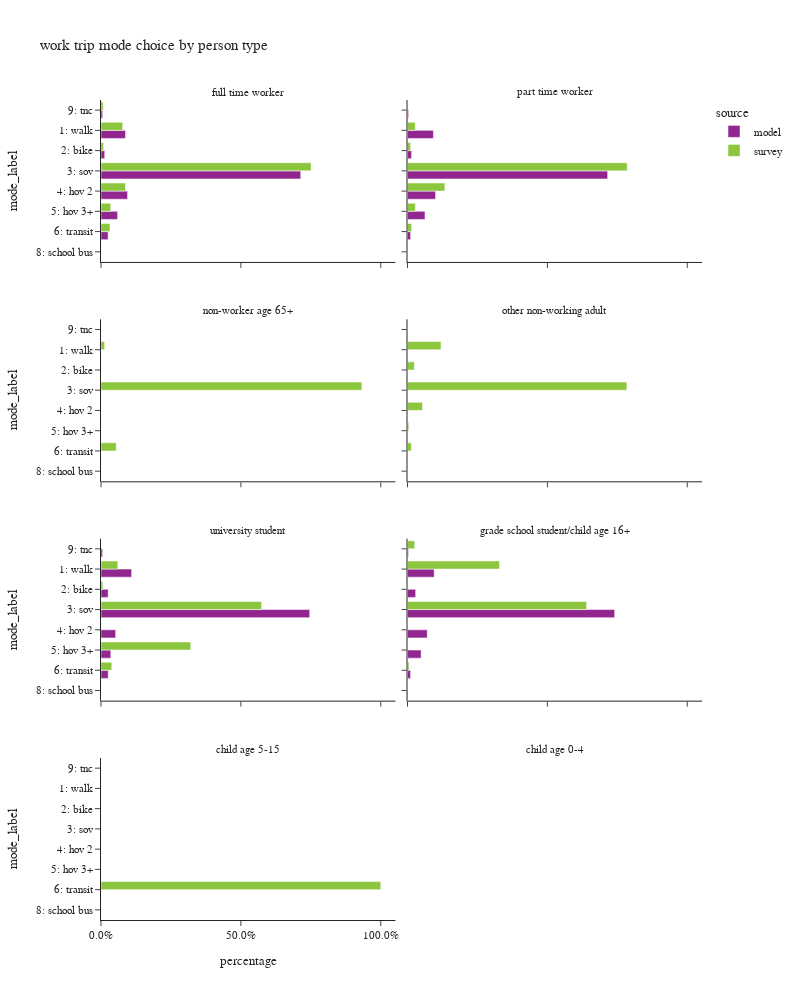

Here is the notebook cell this chart was saved with:
### Code cell
plot_mode_choice(wk_trip,"pptyp_label",
                 {"pptyp_label":["full time worker","part time worker","non-worker age 65+","other non-working adult",
                                 "university student","grade school student/child age 16+","child age 5-15","child age 0-4"],
                  "mode_label":["1: walk","2: bike","3: sov","4: hov 2","5: hov 3+","6: transit",
                                   "8: school bus","9: other–survey only"]},
                  "person type",2,1000)

### Figure 1 — Plotly figure (JSON) as saved in the notebook; plotly's stock layout.template omitted (floating-point values rounded to 4 significant figures)
{"data": [{"alignmentgroup": "True", "customdata": [[152806], [23122], [1246816], [165721], [103424], [44054], [10350]], "hovertemplate": "source=model<br>pptyp_label=full time worker<br>percentage=%{x}<br>mode_label=%{y}<br>sample count=%{customdata[0]}<extra></extra>", "legendgroup": "model", "marker": {"color": "#91268F", "pattern": {"shape": ""}}, "name": "model", "offsetgroup": "model", "orientation": "h", "showlegend": true, "textposition": "auto", "type": "bar", "x": [0.0875, 0.01324, 0.714, 0.0949, 0.05922, 0.02523, 0.005927], "xaxis": "x7", "y": ["1: walk", "2: bike", "3: sov", "4: hov 2", "5: hov 3+", "6: transit", "9: tnc"], "yaxis": "y7"}, {"alignmentgroup": "True", "customdata": [[290], [103], [1326], [103], [48], [208], [11]], "hovertemplate": "source=survey<br>pptyp_label=full time worker<br>percentage=%{x}<br>mode_label=%{y}<br>sample count=%{customdata[0]}<extra></extra>", "legendgroup": "survey", "marker": {"color": "#8CC63E", "pattern": {"shape": ""}}, "name": "survey", "offsetgroup": "survey", "orientation": "h", "showlegend": true, "textposition": "auto", "type": "bar", "x": [0.0773, 0.00923, 0.7509, 0.08757, 0.03482, 0.03225, 0.00792], "xaxis": "x7", "y": ["1: walk", "2: bike", "3: sov", "4: hov 2", "5: hov 3+", "6: transit", "9: tnc"], "yaxis": "y7"}, {"alignmentgroup": "True", "customdata": [[29719], [4666], [229537], [32141], [20047], [3524], [1205]], "hovertemplate": "source=model<br>pptyp_label=part time worker<br>percentage=%{x}<br>mode_label=%{y}<br>sample count=%{customdata[0]}<extra></extra>", "legendgroup": "model", "marker": {"color": "#91268F", "pattern": {"shape": ""}}, "name": "model", "offsetgroup": "model", "orientation": "h", "showlegend": false, "textposition": "auto", "type": "bar", "x": [0.09263, 0.01454, 0.7154, 0.1002, 0.06248, 0.01098, 0.003756], "xaxis": "x8", "y": ["1: walk", "2: bike", "3: sov", "4: hov 2", "5: hov 3+", "6: transit", "9: tnc"], "yaxis": "y8"}, {"alignmentgroup": "True", "customdata": [[35], [17], [231], [31], [7], [23], [2]], "hovertemplate": "source=survey<br>pptyp_label=part time worker<br>percentage=%{x}<br>mode_label=%{y}<br>sample count=%{customdata[0]}<extra></extra>", "legendgroup": "survey", "marker": {"color": "#8CC63E", "pattern": {"shape": ""}}, "name": "survey", "offsetgroup": "survey", "orientation": "h", "showlegend": false, "textposition": "auto", "type": "bar", "x": [0.02748, 0.01081, 0.7852, 0.1335, 0.02799, 0.01483, 0.0001284], "xaxis": "x8", "y": ["1: walk", "2: bike", "3: sov", "4: hov 2", "5: hov 3+", "6: transit", "9: tnc"], "yaxis": "y8"}, {"alignmentgroup": "True", "customdata": [[1], [5], [1]], "hovertemplate": "source=survey<br>pptyp_label=non-worker age 65+<br>percentage=%{x}<br>mode_label=%{y}<br>sample count=%{customdata[0]}<extra></extra>", "legendgroup": "survey", "marker": {"color": "#8CC63E", "pattern": {"shape": ""}}, "name": "survey", "offsetgroup": "survey", "orientation": "h", "showlegend": false, "textposition": "auto", "type": "bar", "x": [0.01301, 0.9325, 0.05447], "xaxis": "x5", "y": ["1: walk", "3: sov", "6: transit"], "yaxis": "y5"}, {"alignmentgroup": "True", "customdata": [[2], [1], [10], [2], [2], [4]], "hovertemplate": "source=survey<br>pptyp_label=other non-working adult<br>percentage=%{x}<br>mode_label=%{y}<br>sample count=%{customdata[0]}<extra></extra>", "legendgroup": "survey", "marker": {"color": "#8CC63E", "pattern": {"shape": ""}}, "name": "survey", "offsetgroup": "survey", "orientation": "h", "showlegend": false, "textposition": "auto", "type": "bar", "x": [0.1198, 0.02448, 0.784, 0.05348, 0.004463, 0.01382], "xaxis": "x6", "y": ["1: walk", "2: bike", "3: sov", "4: hov 2", "5: hov 3+", "6: transit"], "yaxis": "y6"}, {"alignmentgroup": "True", "customdata": [[6910], [1617], [47103], [3308], [2216], [1624], [366]], "hovertemplate": "source=model<br>pptyp_label=university student<br>percentage=%{x}<br>mode_label=%{y}<br>sample count=%{customdata[0]}<extra></extra>", "legendgroup": "model", "marker": {"color": "#91268F", "pattern": {"shape": ""}}, "name": "model", "offsetgroup": "model", "orientation": "h", "showlegend": false, "textposition": "auto", "type": "bar", "x": [0.1094, 0.02561, 0.746, 0.05239, 0.03509, 0.02572, 0.005796], "xaxis": "x3", "y": ["1: walk", "2: bike", "3: sov", "4: hov 2", "5: hov 3+", "6: transit", "9: tnc"], "yaxis": "y3"}, {"alignmentgroup": "True", "customdata": [[19], [2], [17], [3], [10]], "hovertemplate": "source=survey<br>pptyp_label=university student<br>percentage=%{x}<br>mode_label=%{y}<br>sample count=%{customdata[0]}<extra></extra>", "legendgroup": "survey", "marker": {"color": "#8CC63E", "pattern": {"shape": ""}}, "name": "survey", "offsetgroup": "survey", "orientation": "h", "showlegend": false, "textposition": "auto", "type": "bar", "x": [0.06014, 0.0068, 0.5739, 0.3207, 0.03846], "xaxis": "x3", "y": ["1: walk", "2: bike", "3: sov", "5: hov 3+", "6: transit"], "yaxis": "y3"}, {"alignmentgroup": "True", "customdata": [[2288], [699], [17763], [1692], [1167], [259], [41], [81]], "hovertemplate": "source=model<br>pptyp_label=grade school student/child age 16+<br>percentage=%{x}<br>mode_label=%{y}<br>sample count=%{customdata[0]}<extra></extra>", "legendgroup": "model", "marker": {"color": "#91268F", "pattern": {"shape": ""}}, "name": "model", "offsetgroup": "model", "orientation": "h", "showlegend": false, "textposition": "auto", "type": "bar", "x": [0.09537, 0.02914, 0.7404, 0.07053, 0.04865, 0.0108, 0.001709, 0.003376], "xaxis": "x4", "y": ["1: walk", "2: bike", "3: sov", "4: hov 2", "5: hov 3+", "6: transit", "8: school bus", "9: tnc"], "yaxis": "y4"}, {"alignmentgroup": "True", "customdata": [[2], [8], [1], [1]], "hovertemplate": "source=survey<br>pptyp_label=grade school student/child age 16+<br>percentage=%{x}<br>mode_label=%{y}<br>sample count=%{customdata[0]}<extra></extra>", "legendgroup": "survey", "marker": {"color": "#8CC63E", "pattern": {"shape": ""}}, "name": "survey", "offsetgroup": "survey", "orientation": "h", "showlegend": false, "textposition": "auto", "type": "bar", "x": [0.329, 0.6401, 0.005255, 0.02561], "xaxis": "x4", "y": ["1: walk", "3: sov", "6: transit", "9: tnc"], "yaxis": "y4"}, {"alignmentgroup": "True", "customdata": [[1]], "hovertemplate": "source=survey<br>pptyp_label=child age 5-15<br>percentage=%{x}<br>mode_label=%{y}<br>sample count=%{customdata[0]}<extra></extra>", "legendgroup": "survey", "marker": {"color": "#8CC63E", "pattern": {"shape": ""}}, "name": "survey", "offsetgroup": "survey", "orientation": "h", "showlegend": false, "textposition": "auto", "type": "bar", "x": [1.0], "xaxis": "x", "y": ["6: transit"], "yaxis": "y"}], "layout": {"annotations": [{"font": {}, "showarrow": false, "text": "child age 5-15", "x": 0.245, "xanchor": "center", "xref": "paper", "y": 0.1975, "yanchor": "bottom", "yref": "paper"}, {"font": {}, "showarrow": false, "text": "child age 0-4", "x": 0.755, "xanchor": "center", "xref": "paper", "y": 0.1975, "yanchor": "bottom", "yref": "paper"}, {"font": {}, "showarrow": false, "text": "university student", "x": 0.245, "xanchor": "center", "xref": "paper", "y": 0.465, "yanchor": "bottom", "yref": "paper"}, {"font": {}, "showarrow": false, "text": "grade school student/child age 16+", "x": 0.755, "xanchor": "center", "xref": "paper", "y": 0.465, "yanchor": "bottom", "yref": "paper"}, {"font": {}, "showarrow": false, "text": "non-worker age 65+", "x": 0.245, "xanchor": "center", "xref": "paper", "y": 0.7325, "yanchor": "bottom", "yref": "paper"}, {"font": {}, "showarrow": false, "text": "other non-working adult", "x": 0.755, "xanchor": "center", "xref": "paper", "y": 0.7325, "yanchor": "bottom", "yref": "paper"}, {"font": {}, "showarrow": false, "text": "full time worker", "x": 0.245, "xanchor": "center", "xref": "paper", "y": 1.0, "yanchor": "bottom", "yref": "paper"}, {"font": {}, "showarrow": false, "text": "part time worker", "x": 0.755, "xanchor": "center", "xref": "paper", "y": 1.0, "yanchor": "bottom", "yref": "paper"}], "barmode": "group", "height": 1000, "legend": {"title": {"text": "source"}, "tracegroupgap": 0}, "title": {"text": "work trip mode choice by person type"}, "width": 800, "xaxis": {"anchor": "y", "domain": [0.0, 0.49], "tickformat": ".1%", "title": {"text": "percentage"}}, "xaxis2": {"anchor": "y2", "domain": [0.51, 1.0], "matches": "x", "tickformat": ".1%", "title": {"text": "percentage"}}, "xaxis3": {"anchor": "y3", "domain": [0.0, 0.49], "matches": "x", "showticklabels": false, "tickformat": ".1%"}, "xaxis4": {"anchor": "y4", "domain": [0.51, 1.0], "matches": "x", "showticklabels": false, "tickformat": ".1%"}, "xaxis5": {"anchor": "y5", "domain": [0.0, 0.49], "matches": "x", "showticklabels": false, "tickformat": ".1%"}, "xaxis6": {"anchor": "y6", "domain": [0.51, 1.0], "matches": "x", "showticklabels": false, "tickformat": ".1%"}, "xaxis7": {"anchor": "y7", "domain": [0.0, 0.49], "matches": "x", "showticklabels": false, "tickformat": ".1%"}, "xaxis8": {"anchor": "y8", "domain": [0.51, 1.0], "matches": "x", "showticklabels": false, "tickformat": ".1%"}, "yaxis": {"anchor": "x", "categoryarray": ["9: other–survey only", "8: school bus", "6: transit", "5: hov 3+", "4: hov 2", "3: sov", "2: bike", "1: walk"], "categoryorder": "array", "domain": [0.0, 0.1975], "title": {"text": "mode_label"}}, "yaxis2": {"anchor": "x2", "domain": [0.0, 0.1975], "matches": "y", "showticklabels": false}, "yaxis3": {"anchor": "x3", "categoryarray": ["9: other–survey only", "8: school bus", "6: transit", "5: hov 3+", "4: hov 2", "3: sov", "2: bike", "1: walk"], "categoryorder": "array", "domain": [0.2675, 0.465], "matches": "y", "title": {"text": "mode_label"}}, "yaxis4": {"anchor": "x4", "domain": [0.2675, 0.465], "matches": "y", "showticklabels": false}, "yaxis5": {"anchor": "x5", "categoryarray": ["9: other–survey only", "8: school bus", "6: transit", "5: hov 3+", "4: hov 2", "3: sov", "2: bike", "1: walk"], "categoryorder": "array", "domain": [0.535, 0.7325], "matches": "y", "title": {"text": "mode_label"}}, "yaxis6": {"anchor": "x6", "domain": [0.535, 0.7325], "matches": "y", "showticklabels": false}, "yaxis7": {"anchor": "x7", "categoryarray": ["9: other–survey only", "8: school bus", "6: transit", "5: hov 3+", "4: hov 2", "3: sov", "2: bike", "1: walk"], "categoryorder": "array", "domain": [0.8025, 1.0], "matches": "y", "title": {"text": "mode_label"}}, "yaxis8": {"anchor": "x8", "domain": [0.8025, 1.0], "matches": "y", "showticklabels": false}}}
